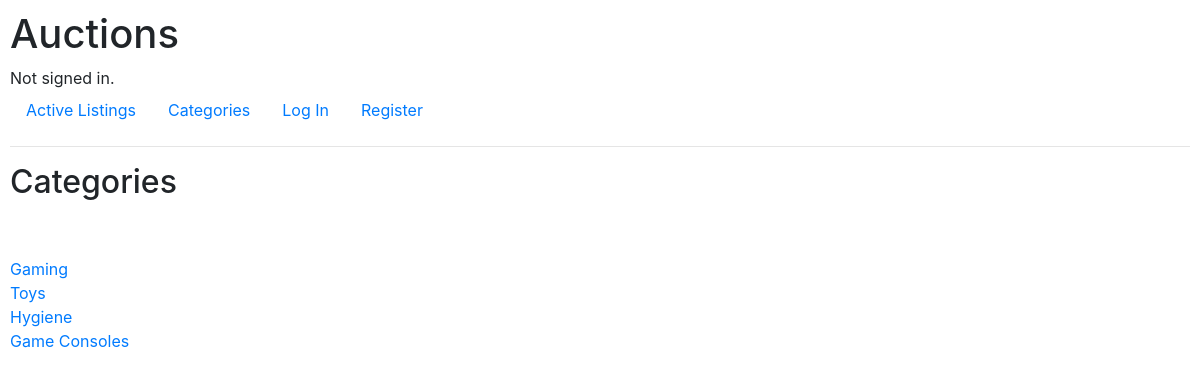
The page /categories on the database its author committed.
### auctions/models.py (models this page shows)
class Categories(models.Model):
    category = models.CharField(max_length=64, default='None')
    def __str__(self):
        return f"{self.category}"

### auctions/views.py (the view)
# urls.py: path("categories", views.categories, name="categories"),
def categories(request):
    category_list = Categories.objects.all()
    return render(request, "auctions/categories.html", {
        "category_list": category_list,
    })

### auctions/templates/auctions/categories.html
{% extends "auctions/layout.html" %}
{% block body %}
    <h2>Categories</h2>
    <br>
    <br>
    {% for category in category_list %}
        <a href="categories/{{category.id}}">
            {{category}}
        </a>
        <br>
    {% endfor %}
{% endblock %}

### auctions/static/auctions/styles.css (style rules this page uses)
body { padding: 10px; }

### rows shown on the page
Categories: category "Gaming"
Categories: category "Toys"
Categories: category "Hygiene"
Categories: category "Game Consoles"
